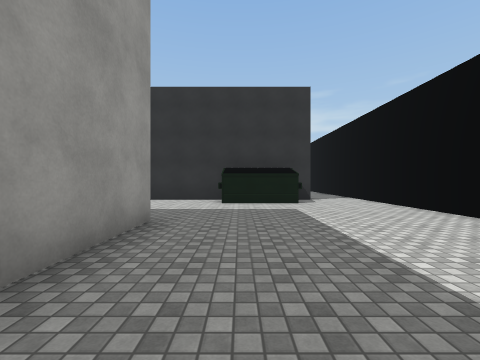
[1] (above)

24 first-person views from a walk through a 3-D level made in the Unity game engine. The camera is 1.4 m above the floor, looks level and sees 90° across. The floor is counted in squares, 2 m on a side. Each view is taken from the middle of a square. On the plan, view 1 faces up. The plan holds only what a view shows up to about 9 squares ahead; the rest is blank. The place goes on beyond the plan. The player is left out. Some animated figures are not drawn. Surface patterns are stand-ins for the level's own textures.

[2]
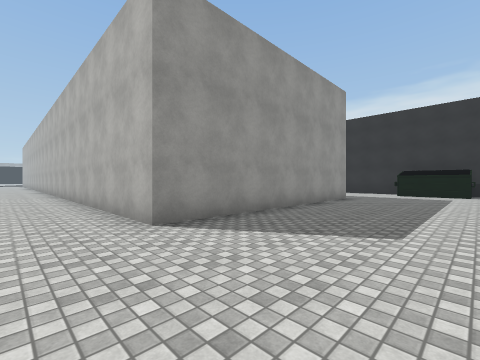

[3]
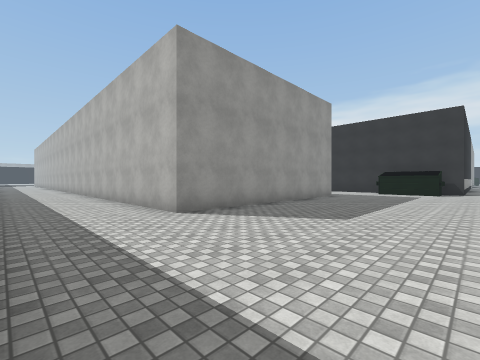

[4]
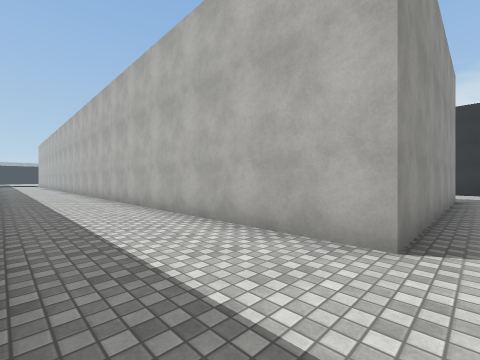

[5]
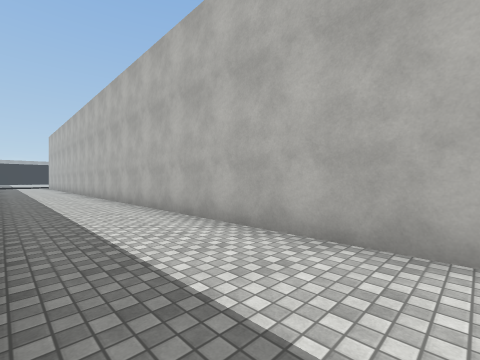

[6]
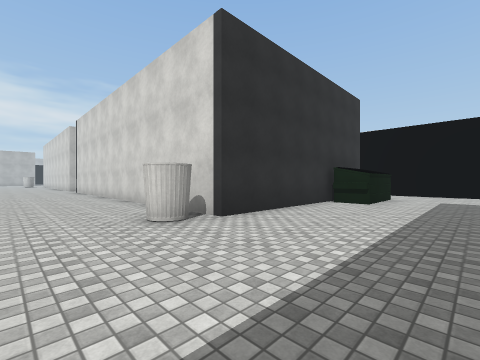

[7]
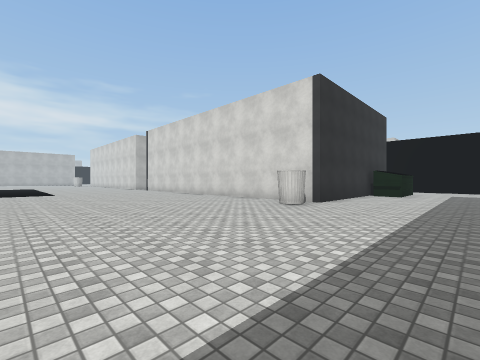

[8]
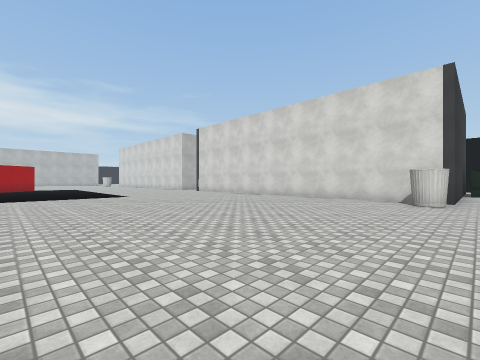

[9]
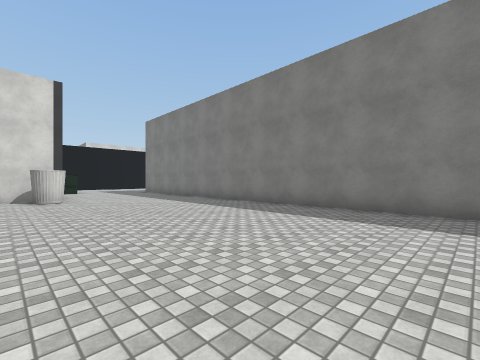

[10]
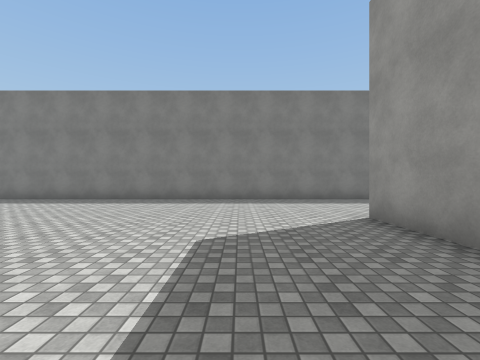

[11]
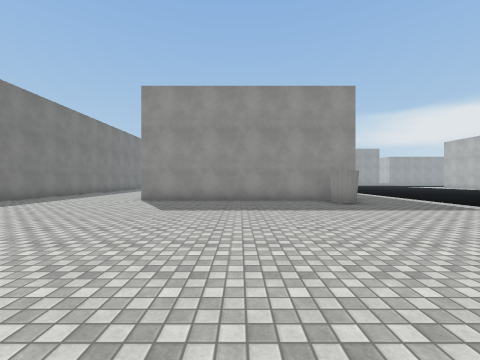

[12]
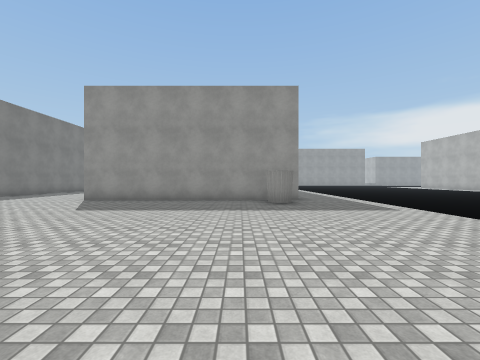

[13]
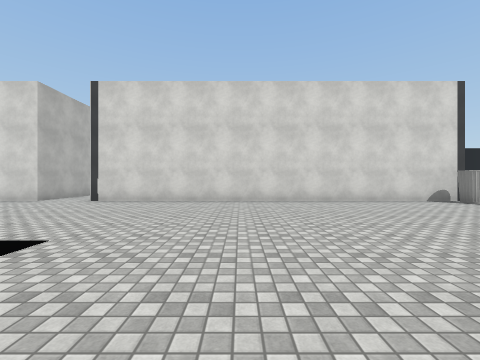

[14]
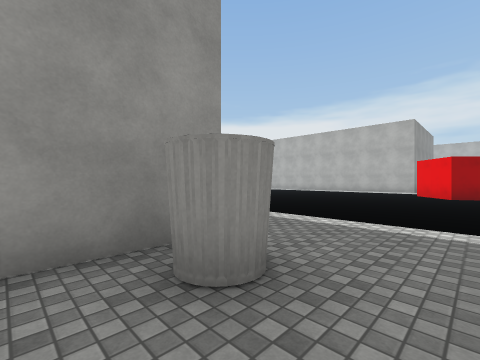

[15]
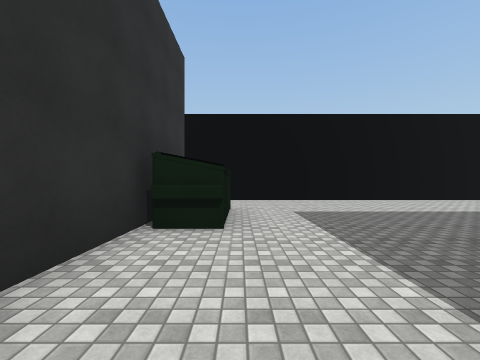

[16]
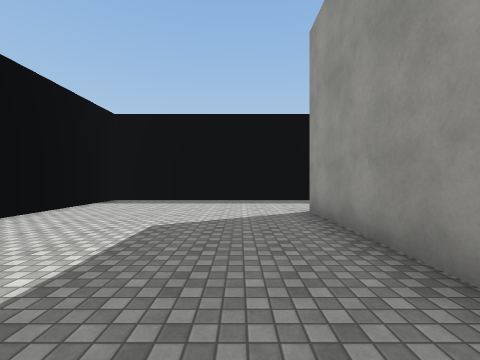

[17]
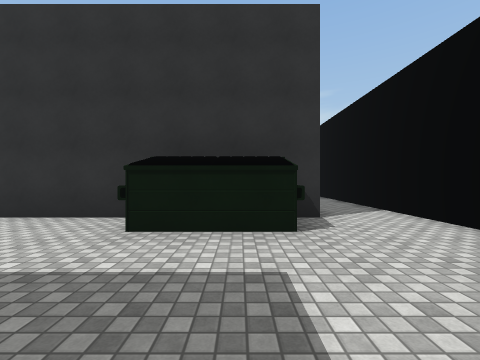

[18]
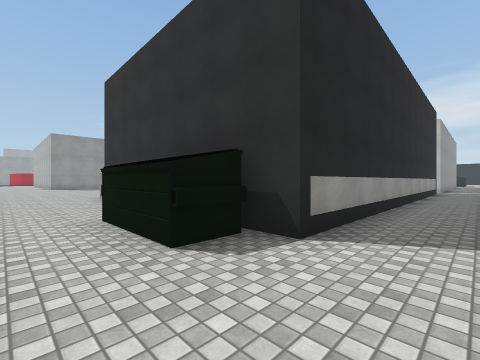

[19]
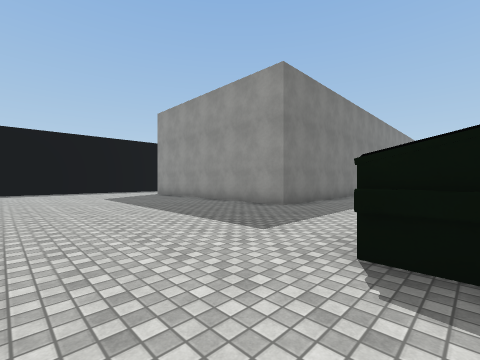

[20]
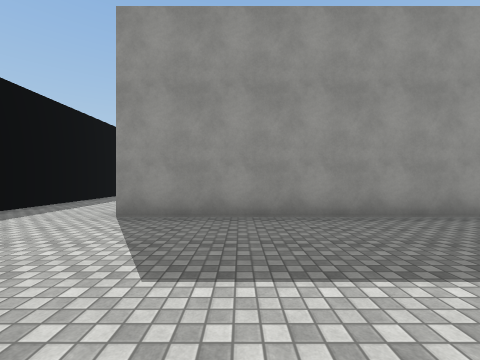

[21]
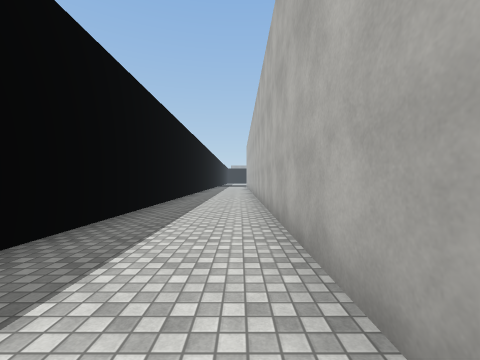

[22]
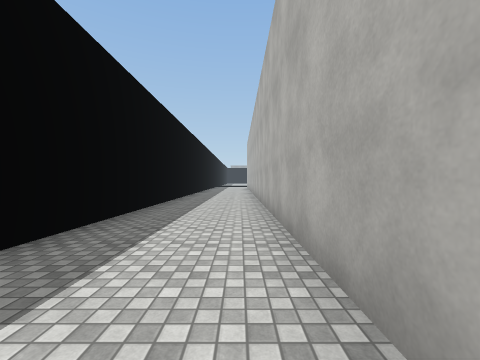

[23]
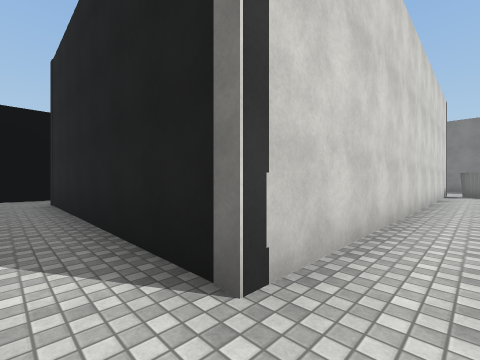

[24]
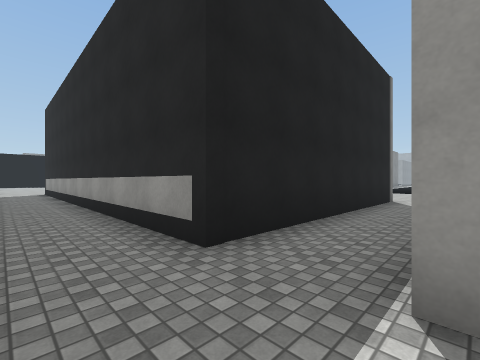

### Floor plan
Points are (right, up) in squares from view 1. A wall is a line through its corners. A room is listed if a view was taken in it or the views show most of it. See-through windows are left out.
Room 1 (views 1, 2, 3, 4, 5, 6, 7, 8, 9, 10, 11, 12, 13, 14, 15, 16, 17, 18, 19, 20, 21, 22, 23)
walls: (-2.4, 8.5) (-5, 8.5) (-5, 21); (-5, 22.7) (-5, 24); (2.5, 16.6) (2.5, 15.4); (-17.4, 16.1) (-17.4, 8.5); (-18.5, 4.1) (-1.5, 4.1) (-1.5, -3.3) (-18.1, -3.3); (-14.9, 25.5) (-15.7, 25) (-16.1, 25.5); (-6, -6.4) (4.4, -6.4) (4.4, 13); (-18, -6.4) (-13.1, -6.4)
ways out: opening at (-5, 22) to room 2; opening at (3.5, 21) to room 2
objects: bin (-17, 15) to (-16, 15); bin (-6, 9); other object (0, 8) to (2, 8)
Room 2 (view 24)
walls: (4.4, 20.8) (4.4, 22); (-4, 22.7) (-5, 22.7); (-5, 21) (2.5, 21) (2.5, 20.5)
ways out: opening at (-5, 22) to room 1; opening at (3.5, 21) to room 1

Where each view was taken, in squares from view 1:
view 1: 0 up, 0 right, facing up
view 2: 5 down, 2 right, facing up-left
view 3: 6 down, 3 right, facing up-left
view 4: 6 down, 1 left, facing up-left
view 5: 6 down, 8 left, facing up-left
view 6: 5 up, 8 left, facing up-right
view 7: 5 up, 12 left, facing up-right
view 8: 8 up, 14 left, facing up-right
view 9: 10 up, 15 left, facing down-right
view 10: 13 up, 15 left, facing down
view 11: 12 up, 9 left, facing left
view 12: 14 up, 9 left, facing left
view 13: 16 up, 13 left, facing right
view 14: 14 up, 15 left, facing up-left
view 15: 7 up, 4 left, facing right
view 16: 2 up, 0 right, facing down
view 17: 4 up, 1 right, facing up
view 18: 6 up, 4 right, facing up-left
view 19: 8 up, 4 right, facing down-left
view 20: 1 down, 3 right, facing left
view 21: 4 down, 8 left, facing left
view 22: 4 down, 9 left, facing left
view 23: 22 up, 6 left, facing down-right
view 24: 23 up, 4 right, facing down-left
